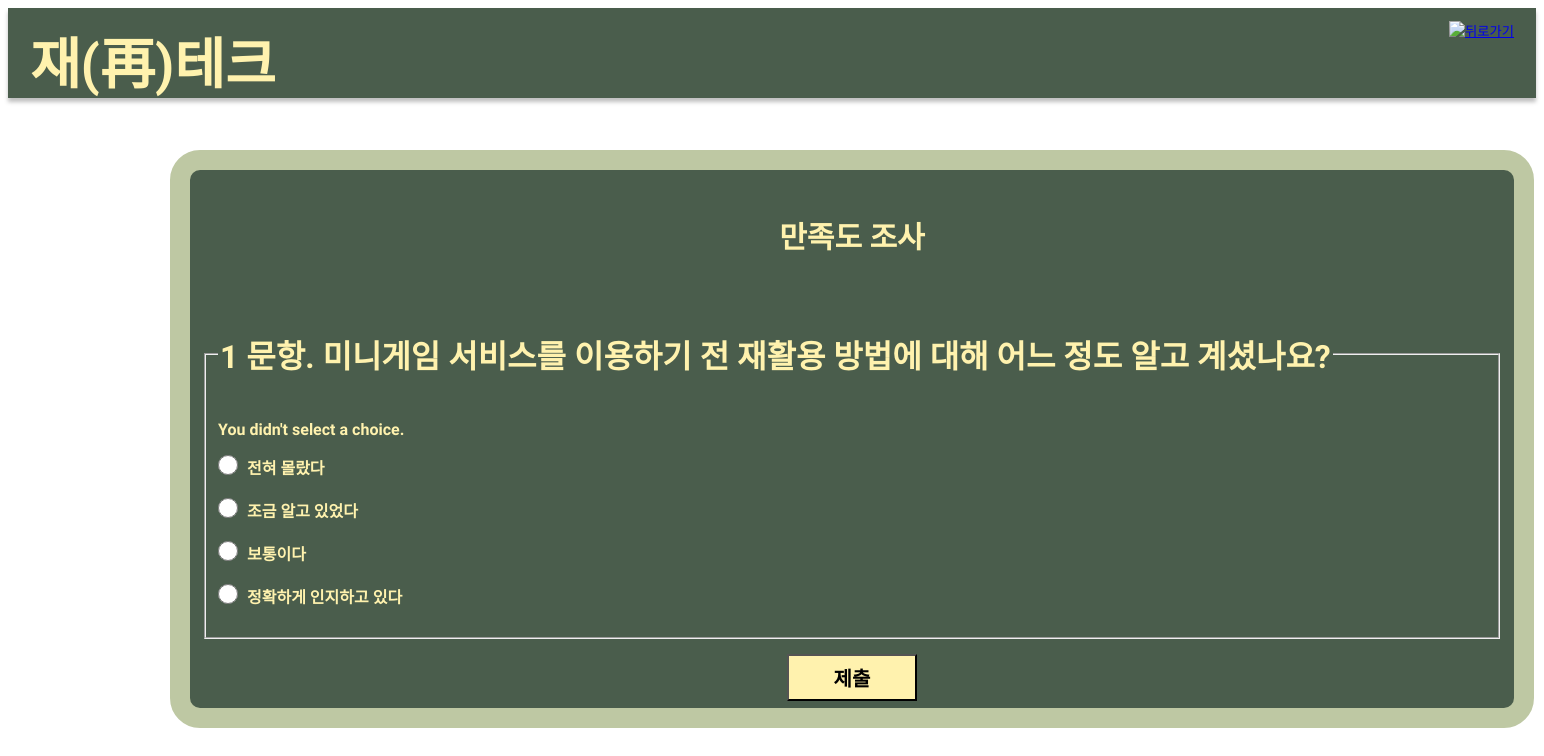
The page /survey/2/vote/ on the database its author committed.
### survey/models.py (models this page shows, shortened)
class Question(models.Model): #
    question_text = models.CharField(max_length=200)
    pub_data = models.DateTimeField('date published')

class Choice(models.Model):
    question = models.ForeignKey(Question, on_delete=models.CASCADE)
    choice_text = models.CharField(max_length=200)
    votes = models.IntegerField(default=0)

### survey/views.py (the view)
# urls.py: path('<int:question_id>/vote/', views.vote, name='vote')
def vote(request, question_id):
    question = get_object_or_404(Question, pk = question_id)
    try:
        selected_choice = question.choice_set.get(pk = request.POST['choice'])
    except (KeyError, Choice.DoesNotExist):
        return render(request, 'detail.html', {
            'question': question,
            'error_message': "You didn't select a choice.",
        })
    else:
        selected_choice.votes += 1
        selected_choice.save()
        return redirect('/survey/survey')

### survey/templates/detail.html (shortened to what this page needs)
<!DOCTYPE html>
<head>
</head>
<body>
<div style="width: 100%; height: 90px; left: 0px; top: 0px; right: 0px; background: #4A5D4C; box-shadow: 0px 4px 4px rgba(0, 0, 0, 0.25)"></div>
<div style="left: 30px; top: 20px; position: absolute; color: #FFF2AE; font-size: 55px; font-family: 'Nanum Gothic', sans-serif; font-weight: 700; word-wrap: break-word">재(再)테크
</div>
<div>
  <a href="{% url 'home_login' %}"><button class="darken-image-button" type="button" style="background: none; border: none; padding: 0; right: 30px; top: 21px; position: absolute; "><img src="https://i.imgur.com/0Jz8ZBm.png" title="뒤로가기" alt="뒤로가기" style= "width: 65px; height: 65px; cursor: pointer;"/></a></button>
</div>
    <div id="box1" style="width: 1300px; height: auto; padding: 7px 12px 7px 12px; position: absolute; top: 150px; left: 170px;">
    <br><br>
        <div style="font-size: 30px; text-align: center; font-weight: bolder; margin-bottom: 10px; font-family: 'Nanum Gothic', sans-serif; font-weight: 700; color: #FFF2AE;"> 만족도 조사 </div>
        <br><br>
    <form action="{% url 'survey:vote' question.id %}" method="post">
        <div style= "font-family: 'Nanum Gothic', sans-serif; font-weight: bolder; margin-top: 7px;">
        <fieldset>
            <legend style="font-family: 'Nanum Gothic', sans-serif; color: #FFF2AE;"><h1>{{ question.question_text }}</h1></legend>
            {% if error_message %}<p style="color: #FFF2AE;"><strong>{{ error_message }}</strong></p>{% endif %}
            {% for choice in question.choice_set.all %}
                <input style="font-family: 'Nanum Gothic', sans-serif;" type="radio" name="choice" id="choice{{ forloop.counter }}" value="{{ choice.id }}">
                <label for="choice{{ forloop.counter }}" style="font-family: 'Nanum Gothic', sans-serif; color: #FFF2AE;">{{ choice.choice_text }}</label><br>
                <br>
            {% endfor %}
        </fieldset>
        </div>
        <div style="text-align: center; margin-top: 15px;">
            <input type="submit" value="제출" style="background-color: #FFF2AE; font-family: 'Nanum Gothic', sans-serif; font-weight: 600; font-size: 20px; padding: 7px; width: 10%;">
        </div>
    </form>
</body>

### survey/templates/detail.html (style rules this page uses)
input[type=radio] { width: 20px; height: 20px; vertical-align: middle; margin: 0 5px 0 0; vertical-align: top; }
#box1 { width: 100%; background-color: #4A5D4C; border-radius: 30px; border-style: solid; border-width: 20px; border-color: #BEC8A3; }

### rows shown on the page
Question: question_text "1 문항. 미니게임 서비스를 이용하기 전 재활용 방법에 대해 어느 정도 알고 계셨나요?"
Choice: choice_text "전혀 몰랐다"
Choice: choice_text "조금 알고 있었다"
Choice: choice_text "보통이다"
Choice: choice_text "정확하게 인지하고 있다"

### other values the page prints
{{ error_message }} "You didn't select a choice."
